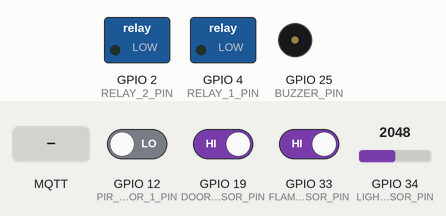
A sketch run on a simulated ESP32. Shown: switched loads named in the sketch (green lamp = pin HIGH), buzzer (waves = sounding). The test bench sets the inputs (shaded band); at power-on: GPIO 34 (LIGHT_SENSOR_PIN) = 2048, GPIO 12 (PIR_SENSOR_1_PIN) LOW, GPIO 19 (DOOR_SENSOR_PIN) HIGH, GPIO 33 (FLAME_SENSOR_PIN) HIGH. WiFi joins after 1.5 s; servers stay silent unless stated; no MQTT or app messages arrive unless stated; what the sketch prints to the serial monitor is not drawn.

Above: at 2.7 s.
2.8 s: GPIO 34 (LIGHT_SENSOR_PIN) set to 3161
5.0 s: GPIO 34 (LIGHT_SENSOR_PIN) set to 3239
At 6.2 s:
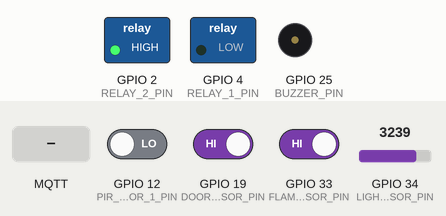
6.5 s: MQTT message "ON" arrives on the third subscribed topic
At 8.6 s:
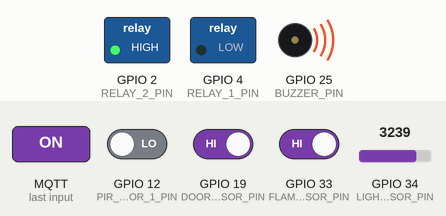
9.6 s: MQTT message "ON" arrives on the first subscribed topic
At 10.9 s:
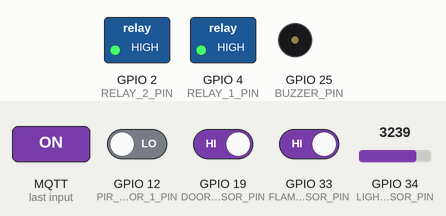
11.3 s: GPIO 34 (LIGHT_SENSOR_PIN) set to 1960
At 12.4 s:
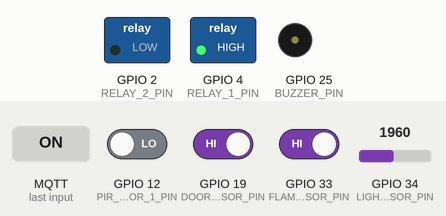
12.8 s: MQTT message "ON" arrives on the third subscribed topic
At 13.7 s:
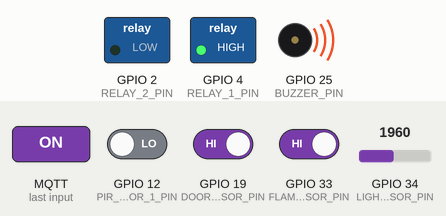
Timing chart, 0 to 16.6 s (numbered marks = the images above; inputs shaded):
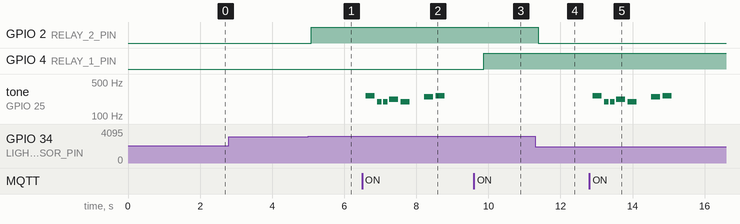

The sketch:

lighting_scenario_with_node_red_try.ino
```cpp
#include <WiFi.h>
#include <PubSubClient.h>
#include "pitches.h"

// WiFi and MQTT
const char* ssid = "HARISH 5879";
const char* password = "2<04f3E3";
const char* mqtt_server = "192.168.235.178";

WiFiClient espClient;
PubSubClient client(espClient);

// Pin Definitions
#define LIGHT_SENSOR_PIN 34
#define BUZZER_PIN 25
#define DOOR_SENSOR_PIN 19
#define PIR_SENSOR_1_PIN 12
#define PIR_SENSOR_2_PIN 14
#define RELAY_1_PIN 4
#define RELAY_2_PIN 2
#define FLAME_SENSOR_PIN 33

// Melody for Buzzer
int melody[] = { NOTE_C4, NOTE_G3, NOTE_G3, NOTE_A3, NOTE_G3, 0, NOTE_B3, NOTE_C4 };
int noteDurations[] = { 4, 8, 8, 4, 4, 4, 4, 4 };

// Variables for sensors
int temp = 0;
int currentDoorState;
int lastDoorState;
int ldrValue;
unsigned long motionDetectedTime = 0;
bool relay1State = false;

// MQTT Topics
const char* doorSensorTopic = "home/doorSensor";
const char* pir1SensorTopic = "home/pirSensor1";
const char* pir2SensorTopic = "home/pirSensor2";
const char* ldrSensorTopic = "home/ldrSensor";
const char* relay1ControlTopic = "home/relay1";
const char* relay2ControlTopic = "home/relay2";
const char* buzzerControlTopic = "home/buzzer";
const char* intruderTopic = "home/intruder";

void setup_wifi() {
  delay(10);
  Serial.println();
  Serial.print("Connecting to ");
  Serial.println(ssid);

  WiFi.begin(ssid, password);

  while (WiFi.status() != WL_CONNECTED) {
    delay(500);
    Serial.print(".");
  }

  Serial.println("");
  Serial.println("WiFi connected");
  Serial.println("IP address: ");
  Serial.println(WiFi.localIP());
}

void callback(char* topic, byte* payload, unsigned int length) {
  String message;
  for (int i = 0; i < length; i++) {
    message += (char)payload[i];
  }
  if (String(topic) == relay1ControlTopic) {
    if (message == "ON") {
      digitalWrite(RELAY_1_PIN, HIGH);
    } else {
      digitalWrite(RELAY_1_PIN, LOW);
    }
  } else if (String(topic) == relay2ControlTopic) {
    if (message == "ON") {
      digitalWrite(RELAY_2_PIN, HIGH);

    } else {
      digitalWrite(RELAY_2_PIN, LOW);
    }
  } else if (String(topic) == buzzerControlTopic) {
    if (message == "ON") {
      playMelodyHighPitch();
    }
  }

}

void reconnect() {
  while (!client.connected()) {
    Serial.print("Attempting MQTT connection...");
    if (client.connect("ESP32Client")) {
      Serial.println("connected");
      client.subscribe(relay1ControlTopic);
      client.subscribe(relay2ControlTopic);
      client.subscribe(buzzerControlTopic);
    } else {
      Serial.print("failed, rc=");
      Serial.print(client.state());
      Serial.println(" try again in 5 seconds");
      delay(5000);
    }
  }
}

void setup() {
  Serial.begin(9600);
  setup_wifi();
  client.setServer(mqtt_server, 1883);
  client.setCallback(callback);

  pinMode(LIGHT_SENSOR_PIN, INPUT);
  pinMode(DOOR_SENSOR_PIN, INPUT_PULLUP);
  pinMode(PIR_SENSOR_1_PIN, INPUT);
  pinMode(PIR_SENSOR_2_PIN, INPUT);
  pinMode(BUZZER_PIN, OUTPUT);
  pinMode(RELAY_1_PIN, OUTPUT);
  pinMode(RELAY_2_PIN, OUTPUT);
  pinMode(FLAME_SENSOR_PIN, INPUT);
  currentDoorState = digitalRead(DOOR_SENSOR_PIN);
  digitalWrite(RELAY_1_PIN, LOW);
  digitalWrite(RELAY_2_PIN, LOW);

}

void loop() {
  if (!client.connected()) {
    reconnect();
    delay(2000);
  }
  client.loop();

  // Read LDR value
  ldrValue = analogRead(LIGHT_SENSOR_PIN);

  // Determine LDR light level
  String ldrLevel;
  if (ldrValue < 40) {
    ldrLevel = "Very Bright";
  } else if (ldrValue < 800) {
    ldrLevel = "Bright";
  } else if (ldrValue < 2000) {
    ldrLevel = "Light";
  } else if (ldrValue < 3200) {
    ldrLevel = "Dim";
  } else {
    ldrLevel = "Dark";
  }

  Serial.print("Analog Value = ");
  Serial.print(ldrValue);
  Serial.print(" => ");
  Serial.println(ldrLevel);
  client.publish(ldrSensorTopic, String(ldrLevel).c_str());

  // Read door sensor state
  lastDoorState = currentDoorState;
  currentDoorState = digitalRead(DOOR_SENSOR_PIN);
  if (lastDoorState == LOW && currentDoorState == HIGH) { // state change: LOW -> HIGH
    Serial.println("The door-opening event is detected");
    temp = 1;
    // TODO: turn on alarm, light or send notification ...
  }
  else
  if (lastDoorState == HIGH && currentDoorState == LOW) { // state change: HIGH -> LOW
    Serial.println("The door-closing event is detected");
    temp = 0;
    // TODO: turn off alarm, light or send notification ...
  }
  client.publish(doorSensorTopic, String(currentDoorState).c_str());

  // Check for intruder detection
  if (ldrLevel == "Dark" && digitalRead(PIR_SENSOR_1_PIN) == HIGH && temp == 1) {
    Serial.println("Intruder detected!");
    client.publish(intruderTopic, "Intruder detected!");
    playMelodyHighPitch();
    delay(5000);
  }else{
    client.publish(intruderTopic, "NO MOTION");
  }

  // Control relay 2 based on door and PIR sensor state
  if (temp == 1) {
    if (digitalRead(PIR_SENSOR_2_PIN) == HIGH) {
      Serial.println("Motion detected, switching relay 2 on");
      digitalWrite(RELAY_1_PIN, HIGH);
      client.publish(relay1ControlTopic, "ON");
      relay1State = true;
      motionDetectedTime = millis();
    }
  }

  if (relay1State) {
    if (digitalRead(PIR_SENSOR_2_PIN) == HIGH) {
      motionDetectedTime = millis();
    } else if (millis() - motionDetectedTime > 10000) {
      Serial.println("No motion detected for 10 seconds, switching relay 2 off");
      digitalWrite(RELAY_1_PIN, LOW);
      client.publish(relay1ControlTopic, "OFF");
      relay1State = false;
    }
  }

  // Control relay 2 based on LDR level
  if (ldrLevel == "Dark" ) {
    digitalWrite(RELAY_2_PIN, HIGH);
    client.publish(relay2ControlTopic, "ON");
  } else {
    digitalWrite(RELAY_2_PIN, LOW);
    client.publish(relay2ControlTopic, "OFF");
  }

  int flame_detected = digitalRead(FLAME_SENSOR_PIN);

  // Ring the Buzzer if Flame is Detected
  if (flame_detected == LOW) {
    digitalWrite(BUZZER_PIN, HIGH);
    Serial.println("Flame detected! Buzzer ON");
    client.publish("arduino/sensors/flame", "Flame detected!");
  } else {
    digitalWrite(BUZZER_PIN, LOW);
    Serial.println("No flame detected. Buzzer OFF");
    client.publish("arduino/sensors/flame", "No flame detected.");
  }

  delay(500);
}

// Function to play high-pitched melody
void playMelodyHighPitch() {
  for (int thisNote = 0; thisNote < 8; thisNote++) {
    int noteDuration = 1000 / noteDurations[thisNote];
    tone(BUZZER_PIN, melody[thisNote], noteDuration);

    int pauseBetweenNotes = noteDuration * 1.30;
    delay(pauseBetweenNotes);
    noTone(BUZZER_PIN);
  }
}
```

pitches.h
```cpp
/*************************************************
 * Public Constants
 *************************************************/

#define NOTE_B0  31
#define NOTE_C1  33
#define NOTE_CS1 35
#define NOTE_D1  37
#define NOTE_DS1 39
#define NOTE_E1  41
#define NOTE_F1  44
#define NOTE_FS1 46
#define NOTE_G1  49
#define NOTE_GS1 52
#define NOTE_A1  55
#define NOTE_AS1 58
#define NOTE_B1  62
#define NOTE_C2  65
#define NOTE_CS2 69
#define NOTE_D2  73
#define NOTE_DS2 78
#define NOTE_E2  82
#define NOTE_F2  87
#define NOTE_FS2 93
#define NOTE_G2  98
#define NOTE_GS2 104
#define NOTE_A2  110
#define NOTE_AS2 117
#define NOTE_B2  123
#define NOTE_C3  131
#define NOTE_CS3 139
#define NOTE_D3  147
#define NOTE_DS3 156
#define NOTE_E3  165
#define NOTE_F3  175
#define NOTE_FS3 185
#define NOTE_G3  196
#define NOTE_GS3 208
#define NOTE_A3  220
#define NOTE_AS3 233
#define NOTE_B3  247
#define NOTE_C4  262
#define NOTE_CS4 277
#define NOTE_D4  294
#define NOTE_DS4 311
#define NOTE_E4  330
#define NOTE_F4  349
#define NOTE_FS4 370
#define NOTE_G4  392
#define NOTE_GS4 415
#define NOTE_A4  440
#define NOTE_AS4 466
#define NOTE_B4  494
#define NOTE_C5  523
#define NOTE_CS5 554
#define NOTE_D5  587
#define NOTE_DS5 622
#define NOTE_E5  659
#define NOTE_F5  698
#define NOTE_FS5 740
#define NOTE_G5  784
#define NOTE_GS5 831
#define NOTE_A5  880
#define NOTE_AS5 932
#define NOTE_B5  988
#define NOTE_C6  1047
#define NOTE_CS6 1109
#define NOTE_D6  1175
#define NOTE_DS6 1245
#define NOTE_E6  1319
#define NOTE_F6  1397
#define NOTE_FS6 1480
#define NOTE_G6  1568
#define NOTE_GS6 1661
#define NOTE_A6  1760
#define NOTE_AS6 1865
#define NOTE_B6  1976
#define NOTE_C7  2093
#define NOTE_CS7 2217
#define NOTE_D7  2349
#define NOTE_DS7 2489
#define NOTE_E7  2637
#define NOTE_F7  2794
#define NOTE_FS7 2960
#define NOTE_G7  3136
#define NOTE_GS7 3322
#define NOTE_A7  3520
#define NOTE_AS7 3729
#define NOTE_B7  3951
#define NOTE_C8  4186
#define NOTE_CS8 4435
#define NOTE_D8  4699
#define NOTE_DS8 4978
```

Measured:
- the behaviour switches between 3199 and 3200 on GPIO 34 (LIGHT_SENSOR_PIN) (found by bisection; images 0 and 1)
- after the input at 2.8 s, every drawn part: stays the same
- after the input at 5.0 s, GPIO 2 (RELAY_2_PIN): LOW → HIGH after 0.09 s
- after the input at 6.5 s, tone on GPIO 25 (BUZZER_PIN): plays 262 Hz for 0.25 s, 196 Hz for 0.12 s, 196 Hz for 0.12 s, 220 Hz for 0.25 s, 196 Hz for 0.25 s, 247 Hz for 0.25 s … (7 notes in this stretch), starting after 0.10 s
- after the input at 9.6 s, GPIO 4 (RELAY_1_PIN): LOW → HIGH after 0.28 s
- after the input at 11.3 s, GPIO 2 (RELAY_2_PIN): HIGH → LOW after 0.09 s
- after the input at 12.8 s, tone on GPIO 25 (BUZZER_PIN): plays 262 Hz for 0.25 s, 196 Hz for 0.12 s, 196 Hz for 0.12 s, 220 Hz for 0.25 s, 196 Hz for 0.25 s, 247 Hz for 0.25 s … (7 notes in this stretch), starting after 0.09 s
